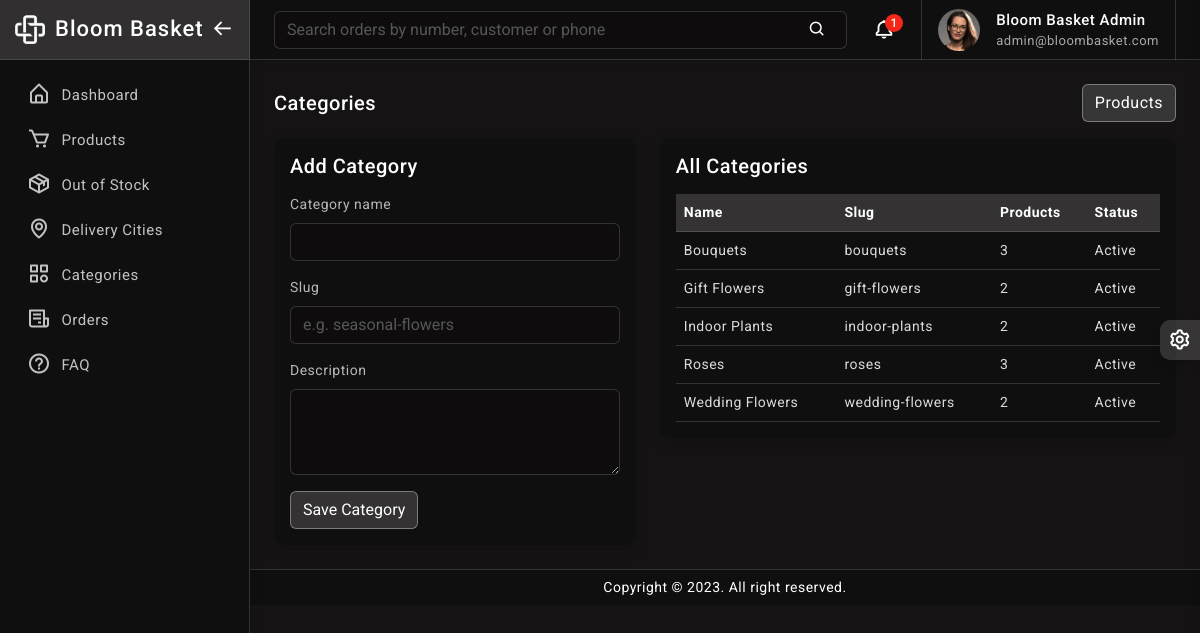
Screenshot of /admin/add_category.php (signed in) with the database file from the repository.
### tables this page shows
CREATE TABLE `categories` (
  `id` bigint(20) UNSIGNED NOT NULL,
  `name` varchar(100) NOT NULL,
  `slug` varchar(120) NOT NULL,
  `description` text DEFAULT NULL,
  `is_active` tinyint(1) NOT NULL DEFAULT 1,
  `created_at` timestamp NULL DEFAULT current_timestamp()
);

### admin/add_category.php (the view, shortened to what this page needs)
<?php
require '../database/config.php';
$conn->set_charset('utf8mb4');
$name = '';
$description = '';
$slug = '';
$categories = $conn->query(
    "SELECT c.id, c.name, c.slug, c.description, c.is_active, COUNT(p.id) AS product_count
     FROM categories c
     LEFT JOIN products p ON p.category_id = c.id
     GROUP BY c.id, c.name, c.slug, c.description, c.is_active
     ORDER BY c.name"
);
require 'partials/head.php';
require 'partials/left_bar.php';
require 'partials/header.php';
?>
<div class="page-wrapper">
    <div class="page-content">
        <div class="d-flex align-items-center mb-3">
            <h5 class="mb-0">Categories</h5>
            <a class="btn btn-light ms-auto" href="admin_products.php">Products</a>
        </div>
        <div class="row">
            <div class="col-lg-5">
                <div class="card radius-10">
                    <div class="card-body">
                        <h5 class="mb-3">Add Category</h5>
                        <form method="post">
                            <div class="mb-3">
                                <label class="form-label" for="category-name">Category name</label>
                                <input class="form-control" id="category-name" name="name" maxlength="100" value="<?= htmlspecialchars($name, ENT_QUOTES, 'UTF-8') ?>" required>
                            </div>
                            <div class="mb-3">
                                <label class="form-label" for="category-slug">Slug</label>
                                <input class="form-control" id="category-slug" name="slug" maxlength="120" pattern="[A-Za-z0-9-]+" value="<?= htmlspecialchars($slug, ENT_QUOTES, 'UTF-8') ?>" placeholder="e.g. seasonal-flowers" required>
                            </div>
                            <div class="mb-3">
                                <label class="form-label" for="category-description">Description</label>
                                <textarea class="form-control" id="category-description" name="description" rows="3"><?= htmlspecialchars($description, ENT_QUOTES, 'UTF-8') ?></textarea>
                            </div>
                            <button class="btn btn-light" type="submit">Save Category</button>
                        </form>
                    </div>
                </div>
            </div>
            <div class="col-lg-7">
                <div class="card radius-10">
                    <div class="card-body">
                        <h5 class="mb-3">All Categories</h5>
                        <div class="table-responsive">
                            <table class="table align-middle mb-0">
                                <thead class="table-light"><tr><th>Name</th><th>Slug</th><th>Products</th><th>Status</th></tr></thead>
                                <tbody>
                                    <?php while ($category = $categories->fetch_assoc()): ?>
                                        <tr>
                                            <td><?= htmlspecialchars($category['name'], ENT_QUOTES, 'UTF-8') ?></td>
                                            <td><?= htmlspecialchars($category['slug'], ENT_QUOTES, 'UTF-8') ?></td>
                                            <td><?= (int) $category['product_count'] ?></td>
                                            <td><?= (int) $category['is_active'] === 1 ? 'Active' : 'Inactive' ?></td>
                                        </tr>
                                    <?php endwhile; ?>
                                </tbody>
                            </table>
                        </div>
                    </div>
                </div>
            </div>
        </div>
    </div>
</div>
<?php require 'partials/footer.php'; ?>
<?php require 'partials/scripts.php'; ?>

### admin/assets/css/app.css (style rules this page uses)
body { font-size: 14px; letter-spacing: .5px; font-family: Roboto, sans-serif; overflow-x: hidden }
a { text-decoration: none }
.page-wrapper { height: 100%; margin-top: 60px; margin-bottom: 0px; margin-left: 250px }
.page-content { padding: 1.5rem 1.5rem 0 1.5rem }
.radius-10 { border-radius: 10px }
input::placeholder { color: #fff!important; opacity: .3!important }
.bg-theme { background-size: 100% 100%; background-attachment: fixed; background-position: center; background-repeat: no-repeat; transition: background .2s; }
body.bg-theme1 { background-image: url(../images/bg-themes/1.png); }

### rows the page displays
categories: name "Bouquets", slug "bouquets", product_count "3", is_active "Active"
categories: name "Gift Flowers", slug "gift-flowers", product_count "2", is_active "Active"
categories: name "Indoor Plants", slug "indoor-plants", product_count "2", is_active "Active"
categories: name "Roses", slug "roses", product_count "3", is_active "Active"
categories: name "Wedding Flowers", slug "wedding-flowers", product_count "2", is_active "Active"

### other values shown
$headerPendingCount "1"
$headerAdminName "Bloom Basket Admin"
$headerAdminEmail "admin@bloombasket.com"
